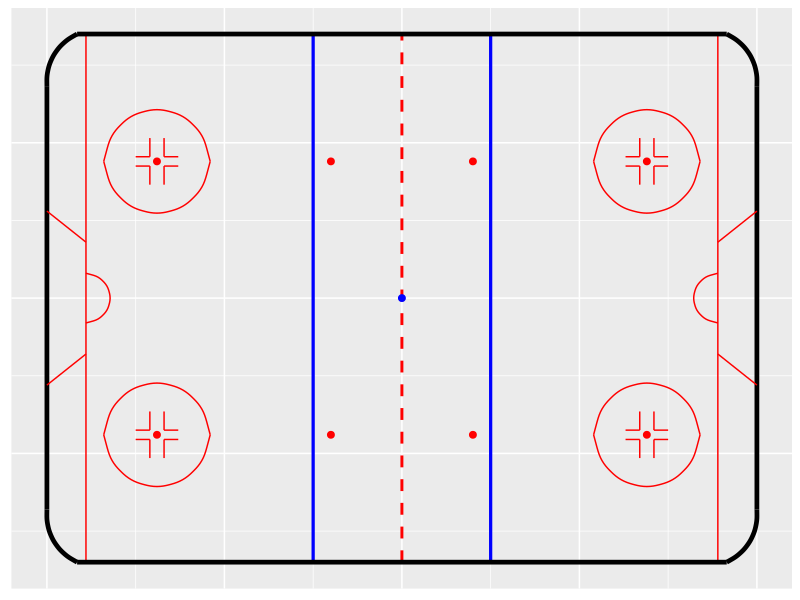
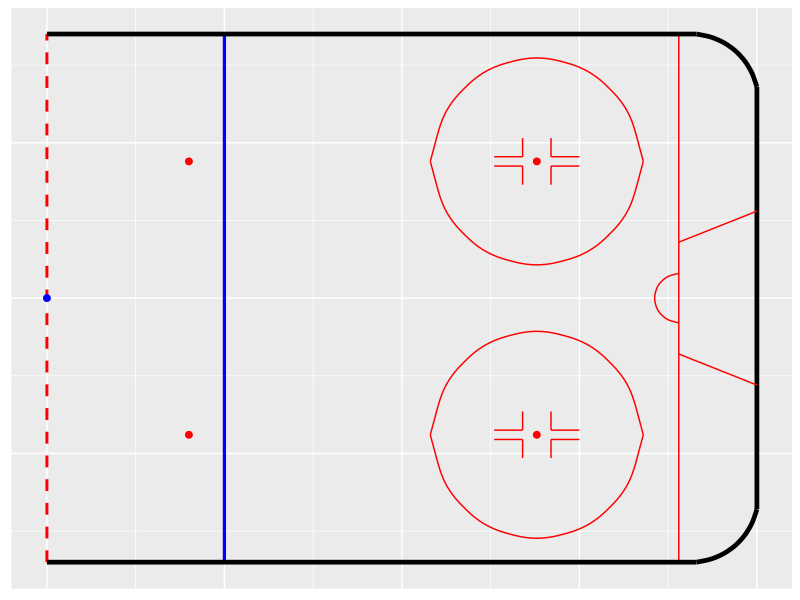

Source code (R) for these figures, in order:
library(ggplot2)

## Full Arena ####

Full.Arena <- ggplot2::ggplot() +
   ## Rink Geometry
   ## Centre Red Line
   geom_segment(aes(x = 0, xend = 0, y = -42.5, yend = 42.5), colour = "red", linetype = 'dashed', size = 1) +
   ## Zone Lines
   geom_segment(aes(x = 25, xend = 25, y = -42.5, yend = 42.5), colour = "blue", size = 1.1) +   ## Attacking End
   geom_segment(aes(x = -25, xend = -25, y = -42.5, yend = 42.5), colour = "blue", size = 1.1) + ## Defensive End
   ## Goal Lines
   geom_segment(aes(x = 89, xend = 89, y = -42.5, yend = 42.5), colour = "red", size = 0.5) +    ## Attacking End 
   geom_segment(aes(x = -89, xend = -89, y = -42.5, yend = 42.5), colour = "red", size = 0.5) +  ## Defensive End
   ## Faceoff Spots
   ## geom_point(aes(x = 0, y = 0), size = 25, colour = "blue", shape = 1) + ## Centre Ice (Not Regulated)
   geom_point(aes(x = 0, y = 0), size = 2, colour = "blue") +             ## Centre Ice Faceoff Spot
   geom_point(aes(x = 20, y = 22), size = 2, colour = "red") +            ## Neutral Zone Attacking Top
   geom_point(aes(x = -20, y = 22), size = 2, colour = "red") +           ## Neutral Zone Defensive Top 
   geom_point(aes(x = -20, y = -22), size = 2, colour = "red") +          ## Neutral Zone Defensive Bottom 
   geom_point(aes(x = 20, y = -22), size = 2, colour = "red") +           ## Neutral Zone Attacking Bottom
   geom_point(aes(x = 69, y = 22), size = 2, colour = "red") +            ## Attacking Zone Top
   geom_point(aes(x = -69, y = 22), size = 2, colour = "red") +           ## Defensive Zone Top
   geom_point(aes(x = -69, y = -22), size = 2, colour = "red") +          ## Defensive Zone Bottom
   geom_point(aes(x = 69, y = -22), size = 2, colour = "red") +           ## Attacking Zone Bottom
   ## Attacking Zone Top Faceoff Circle
   geom_curve(aes(x = 54, xend = 84, y = 22, yend = 22), curvature = -1, colour = "red") +
   geom_curve(aes(x = 54, xend = 84, y = 22, yend = 22), curvature = 1, colour = "red") +
   ## Defensive Zone Top Faceoff Circle
   geom_curve(aes(x = -54, xend = -84, y = 22, yend = 22), curvature = -1, colour = "red") +
   geom_curve(aes(x = -54, xend = -84, y = 22, yend = 22), curvature = 1, colour = "red") +
   ## Attacking Zone Bottom Faceoff Circle
   geom_curve(aes(x = 54, xend = 84, y = -22, yend = -22), curvature = -1, colour = "red") +
   geom_curve(aes(x = 54, xend = 84, y = -22, yend = -22), curvature = 1, colour = "red") +
   ## Defensive Zone Bottom Faceoff Circle
   geom_curve(aes(x = -54, xend = -84, y = -22, yend = -22), curvature = -1, colour = "red") +
   geom_curve(aes(x = -54, xend = -84, y = -22, yend = -22), curvature = 1, colour = "red") +
   ## Creases
   geom_curve(aes(x = 89, xend = 89, y = -4, yend = 4), curvature = -1, colour = "red") +  ## Attacking Crease
   geom_curve(aes(x = -89, xend = -89, y = -4, yend = 4), curvature = 1, colour = "red") + ## Defensive Crease
   ## Boards
   geom_curve(aes(x = -91.5, xend = -100, y = 42.5, yend = 34), colour = "black", curvature = 0.33, size = 1.6) +
   geom_curve(aes(x = -100, xend = -91.5, y = -34, yend = -42.5), colour = "black", curvature = 0.33, size = 1.6) +
   geom_curve(aes(x = 91.5, xend = 100, y = -42.5, yend = -34), colour = "black", curvature = 0.33, size = 1.6) +
   geom_curve(aes(x = 100, xend = 91.5, y = 34, yend = 42.5), colour = "black", curvature = 0.33, size = 1.6) +
   geom_segment(aes(x = -91.5, xend = 91.5, y = 42.5, yend = 42.5), colour = "black", size = 1.6) +
   geom_segment(aes(x = -91.5, xend = 91.5, y = -42.5, yend = -42.5), colour = "black", size = 1.6) +
   geom_segment(aes(x = 100, xend = 100, y = -34, yend = 34), colour = "black", size = 1.6) +
   geom_segment(aes(x = -100, xend = -100, y = -34, yend = 34), colour = "black", size = 1.6) +
   ## Top Right Hash Marks
   geom_segment(aes(x = 71, xend = 71, y = 22.75, yend = 25.75), colour = "red", size = 0.5) +
   geom_segment(aes(x = 67, xend = 67, y = 22.75, yend = 25.75), colour = "red", size = 0.5) +
   geom_segment(aes(x = 71, xend = 71, y = 21.25, yend = 18.25), colour = "red", size = 0.5) +
   geom_segment(aes(x = 67, xend = 67, y = 21.25, yend = 18.25), colour = "red", size = 0.5) +
   geom_segment(aes(x = 67, xend = 63, y = 22.75, yend = 22.75), colour = "red", size = 0.5) +
   geom_segment(aes(x = 75, xend = 71, y = 22.75, yend = 22.75), colour = "red", size = 0.5) +
   geom_segment(aes(x = 67, xend = 63, y = 21.25, yend = 21.25), colour = "red", size = 0.5) +
   geom_segment(aes(x = 75, xend = 71, y = 21.25, yend = 21.25), colour = "red", size = 0.5) +
   ## Bottom Right Hash Marks
   geom_segment(aes(x = 71, xend = 71, y = -22.75, yend = -25.75), colour = "red", size = 0.5) +
   geom_segment(aes(x = 67, xend = 67, y = -22.75, yend = -25.75), colour = "red", size = 0.5) +
   geom_segment(aes(x = 71, xend = 71, y = -21.25, yend = -18.25), colour = "red", size = 0.5) +
   geom_segment(aes(x = 67, xend = 67, y = -21.25, yend = -18.25), colour = "red", size = 0.5) +
   geom_segment(aes(x = 67, xend = 63, y = -22.75, yend = -22.75), colour = "red", size = 0.5) +
   geom_segment(aes(x = 75, xend = 71, y = -22.75, yend = -22.75), colour = "red", size = 0.5) +
   geom_segment(aes(x = 67, xend = 63, y = -21.25, yend = -21.25), colour = "red", size = 0.5) +
   geom_segment(aes(x = 75, xend = 71, y = -21.25, yend = -21.25), colour = "red", size = 0.5) +
   ## Bottom Left Hash Marks
   geom_segment(aes(x = -71, xend = -71, y = -22.75, yend = -25.75), colour = "red", size = 0.5) +
   geom_segment(aes(x = -67, xend = -67, y = -22.75, yend = -25.75), colour = "red", size = 0.5) +
   geom_segment(aes(x = -71, xend = -71, y = -21.25, yend = -18.25), colour = "red", size = 0.5) +
   geom_segment(aes(x = -67, xend = -67, y = -21.25, yend = -18.25), colour = "red", size = 0.5) +
   geom_segment(aes(x = -67, xend = -63, y = -22.75, yend = -22.75), colour = "red", size = 0.5) +
   geom_segment(aes(x = -75, xend = -71, y = -22.75, yend = -22.75), colour = "red", size = 0.5) +
   geom_segment(aes(x = -67, xend = -63, y = -21.25, yend = -21.25), colour = "red", size = 0.5) +
   geom_segment(aes(x = -75, xend = -71, y = -21.25, yend = -21.25), colour = "red", size = 0.5) +
   ## Top Left Hash Marks
   geom_segment(aes(x = -71, xend = -71, y = 22.75, yend = 25.75), colour = "red", size = 0.5) +
   geom_segment(aes(x = -67, xend = -67, y = 22.75, yend = 25.75), colour = "red", size = 0.5) +
   geom_segment(aes(x = -71, xend = -71, y = 21.25, yend = 18.25), colour = "red", size = 0.5) +
   geom_segment(aes(x = -67, xend = -67, y = 21.25, yend = 18.25), colour = "red", size = 0.5) +
   geom_segment(aes(x = -67, xend = -63, y = 22.75, yend = 22.75), colour = "red", size = 0.5) +
   geom_segment(aes(x = -75, xend = -71, y = 22.75, yend = 22.75), colour = "red", size = 0.5) +
   geom_segment(aes(x = -67, xend = -63, y = 21.25, yend = 21.25), colour = "red", size = 0.5) +
   geom_segment(aes(x = -75, xend = -71, y = 21.25, yend = 21.25), colour = "red", size = 0.5) +
   ## Left Trapezoid
   geom_segment(aes(x = -89, xend = -100, y = 9, yend = 14), colour = "red", size = 0.5) + 
   geom_segment(aes(x = -89, xend = -100, y = -9, yend = -14), colour = "red", size = 0.5) + 
   ## Right Trapezoid
   geom_segment(aes(x = 89, xend = 100, y = 9, yend = 14), colour = "red", size = 0.5) + 
   geom_segment(aes(x = 89, xend = 100, y = -9, yend = -14), colour = "red", size = 0.5) + 
   theme(legend.position = 'none', axis.text.x = element_blank(), axis.text.y = element_blank(),
         axis.title = element_blank(), axis.ticks = element_blank())

## One Side Arena ####

One.Side.Arena <- ggplot2::ggplot() +
   ## Rink Geometry
   ## Centre Red Line
   geom_segment(aes(x = 0, xend = 0, y = -42.5, yend = 42.5), colour = "red", linetype = 'dashed', size = 1) +
   ## Zone Lines
   geom_segment(aes(x = 25, xend = 25, y = -42.5, yend = 42.5), colour = "blue", size = 1.1) +   ## Attacking End
   ## Goal Lines
   geom_segment(aes(x = 89, xend = 89, y = -42.5, yend = 42.5), colour = "red", size = 0.5) +    ## Attacking End 
   ## Faceoff Spots
   geom_point(aes(x = 0, y = 0), size = 2, colour = "blue") +             ## Centre Ice Faceoff Spot
   geom_point(aes(x = 20, y = 22), size = 2, colour = "red") +            ## Neutral Zone Attacking Top
   geom_point(aes(x = 20, y = -22), size = 2, colour = "red") +           ## Neutral Zone Attacking Bottom
   geom_point(aes(x = 69, y = 22), size = 2, colour = "red") +            ## Attacking Zone Top
   geom_point(aes(x = 69, y = -22), size = 2, colour = "red") +           ## Attacking Zone Bottom
   ## Attacking Zone Top Faceoff Circle
   geom_curve(aes(x = 54, xend = 84, y = 22, yend = 22), curvature = -1, colour = "red") +
   geom_curve(aes(x = 54, xend = 84, y = 22, yend = 22), curvature = 1, colour = "red") +
   ## Attacking Zone Bottom Faceoff Circle
   geom_curve(aes(x = 54, xend = 84, y = -22, yend = -22), curvature = -1, colour = "red") +
   geom_curve(aes(x = 54, xend = 84, y = -22, yend = -22), curvature = 1, colour = "red") +
   ## Creases
   geom_curve(aes(x = 89, xend = 89, y = -4, yend = 4), curvature = -1, colour = "red") +  ## Attacking Crease
   ## Boards
   geom_curve(aes(x = 91.5, xend = 100, y = -42.5, yend = -34), colour = "black", curvature = 0.33, size = 1.6) +
   geom_curve(aes(x = 100, xend = 91.5, y = 34, yend = 42.5), colour = "black", curvature = 0.33, size = 1.6) +
   geom_segment(aes(x = 0, xend = 91.5, y = 42.5, yend = 42.5), colour = "black", size = 1.6) +
   geom_segment(aes(x = 0, xend = 91.5, y = -42.5, yend = -42.5), colour = "black", size = 1.6) +
   geom_segment(aes(x = 100, xend = 100, y = -34, yend = 34), colour = "black", size = 1.6) +
   ## Top Right Hash Marks
   geom_segment(aes(x = 71, xend = 71, y = 22.75, yend = 25.75), colour = "red", size = 0.5) +
   geom_segment(aes(x = 67, xend = 67, y = 22.75, yend = 25.75), colour = "red", size = 0.5) +
   geom_segment(aes(x = 71, xend = 71, y = 21.25, yend = 18.25), colour = "red", size = 0.5) +
   geom_segment(aes(x = 67, xend = 67, y = 21.25, yend = 18.25), colour = "red", size = 0.5) +
   geom_segment(aes(x = 67, xend = 63, y = 22.75, yend = 22.75), colour = "red", size = 0.5) +
   geom_segment(aes(x = 75, xend = 71, y = 22.75, yend = 22.75), colour = "red", size = 0.5) +
   geom_segment(aes(x = 67, xend = 63, y = 21.25, yend = 21.25), colour = "red", size = 0.5) +
   geom_segment(aes(x = 75, xend = 71, y = 21.25, yend = 21.25), colour = "red", size = 0.5) +
   ## Bottom Right Hash Marks
   geom_segment(aes(x = 71, xend = 71, y = -22.75, yend = -25.75), colour = "red", size = 0.5) +
   geom_segment(aes(x = 67, xend = 67, y = -22.75, yend = -25.75), colour = "red", size = 0.5) +
   geom_segment(aes(x = 71, xend = 71, y = -21.25, yend = -18.25), colour = "red", size = 0.5) +
   geom_segment(aes(x = 67, xend = 67, y = -21.25, yend = -18.25), colour = "red", size = 0.5) +
   geom_segment(aes(x = 67, xend = 63, y = -22.75, yend = -22.75), colour = "red", size = 0.5) +
   geom_segment(aes(x = 75, xend = 71, y = -22.75, yend = -22.75), colour = "red", size = 0.5) +
   geom_segment(aes(x = 67, xend = 63, y = -21.25, yend = -21.25), colour = "red", size = 0.5) +
   geom_segment(aes(x = 75, xend = 71, y = -21.25, yend = -21.25), colour = "red", size = 0.5) +
   ## Right Trapezoid
   geom_segment(aes(x = 89, xend = 100, y = 9, yend = 14), colour = "red", size = 0.5) + 
   geom_segment(aes(x = 89, xend = 100, y = -9, yend = -14), colour = "red", size = 0.5) + 
   theme(legend.position = 'none', axis.text.x = element_blank(), axis.text.y = element_blank(),
         axis.title = element_blank(), axis.ticks = element_blank())
